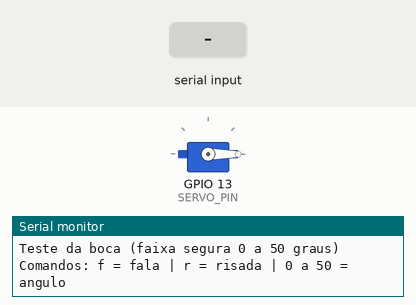
Bench run of a sketch on a simulated ESP32. Parts: servo, the last lines printed to the serial monitor. The test bench sets the inputs (shaded band). Random numbers use the default seed unless the sketch sets one.

Above: at 1.2 s.
1.3 s: "f90\n" received over Serial
At 1.65 s:
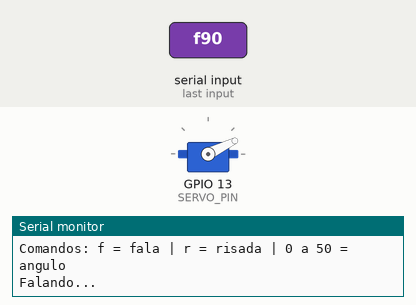
At 4.2 s:
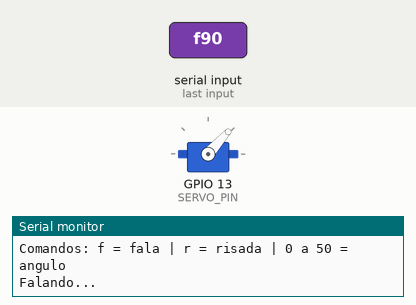
4.3 s: "f,45\n" received over Serial
7.3 s: "r90\n" received over Serial
10.3 s: "r,45\n" received over Serial
13.3 s: "r\n" received over Serial
Timing chart, 0 to 18.9 s (numbered marks = the images above; inputs shaded):
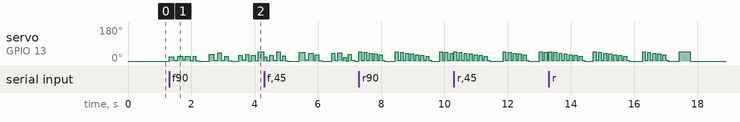

The sketch:

teste_boca.ino
```cpp
// Teste da boca do boneco — fala e risada com o servo SG90
// Monitor Serial: 115200 baud, "Nova linha".
//   f      -> fala (6 s)
//   r      -> risada (ha-ha-ha)
//   0..50  -> move a boca para esse ângulo
//   qualquer tecla durante a fala/risada interrompe
//
// SEGURANÇA: o servo nunca sai da faixa BOCA_FECHADA..BOCA_ABERTA (0 a 50°),
// para não travar a tampa da boca.

#include <ESP32Servo.h>

#define SERVO_PIN    13   // sinal (fio laranja) do SG90
#define BOCA_FECHADA 0    // ângulo com a boca fechada
#define BOCA_ABERTA  50   // ângulo máximo de abertura — NÃO passar disso

const int ANG_MIN = min(BOCA_FECHADA, BOCA_ABERTA);
const int ANG_MAX = max(BOCA_FECHADA, BOCA_ABERTA);

Servo boca;

// Único ponto que mexe no servo: sempre limita à faixa segura
void moverBoca(int angulo) {
  boca.write(constrain(angulo, ANG_MIN, ANG_MAX));
}

// Abertura de 0.0 (fechada) a 1.0 (toda aberta) -> ângulo
void abrir(float abertura) {
  moverBoca(round(BOCA_FECHADA + abertura * (BOCA_ABERTA - BOCA_FECHADA)));
}

// Espera sem travar; retorna false se chegou algo no Monitor Serial (interrompe)
bool esperar(unsigned long ms) {
  unsigned long t0 = millis();
  while (millis() - t0 < ms) {
    if (Serial.available()) return false;
    delay(2);
  }
  return true;
}

// Uma "sílaba": abre, espera, quase fecha, espera
bool silaba(float abertura, unsigned long msAberta, unsigned long msFechada) {
  abrir(abertura);
  if (!esperar(msAberta)) return false;
  abrir(random(0, 16) / 100.0);         // na fala a boca não fecha totalmente
  return esperar(msFechada);
}

// Fala: sílabas com abertura e tempo variados, com pausas entre "palavras"
void fala(unsigned long duracao) {
  Serial.println("Falando...");
  unsigned long inicio = millis();
  int silabas = 0;
  int proximaPausa = random(3, 7);
  while (millis() - inicio < duracao) {
    if (!silaba(random(40, 101) / 100.0, random(80, 180), random(60, 140))) break;
    if (++silabas >= proximaPausa) {
      abrir(0);
      if (!esperar(random(200, 450))) break;
      silabas = 0;
      proximaPausa = random(3, 7);
    }
  }
  abrir(0);
  Serial.println("Fim da fala");
}

// Risada: séries de "ha" rápidos, cada um um pouco menor, com respiração entre as séries
void risada() {
  Serial.println("Rindo...");
  for (int serie = 0; serie < 3; serie++) {
    int has = random(5, 8);
    for (int i = 0; i < has; i++) {
      float abertura = 1.0 - 0.08 * i;  // "HA ha ha ha..." vai diminuindo
      abrir(abertura);
      if (!esperar(90)) goto fim;
      abrir(0.1);
      if (!esperar(70)) goto fim;
    }
    abrir(0);
    if (!esperar(random(250, 450))) goto fim;
  }
  // "haaaa" final: abre tudo, segura e fecha
  abrir(1.0);
  esperar(350);
fim:
  abrir(0);
  Serial.println("Fim da risada");
}

void setup() {
  Serial.begin(115200);
  Serial.setTimeout(50);
  randomSeed(esp_random());

  boca.attach(SERVO_PIN, 500, 2400);
  moverBoca(BOCA_FECHADA);              // primeiro pulso já é boca fechada

  Serial.println();
  Serial.printf("Teste da boca (faixa segura %d a %d graus)\n", ANG_MIN, ANG_MAX);
  Serial.printf("Comandos: f = fala | r = risada | %d a %d = angulo\n", ANG_MIN, ANG_MAX);
}

void loop() {
  if (!Serial.available()) return;

  String linha = Serial.readStringUntil('\n');
  linha.trim();
  if (linha.length() == 0) return;

  char c = tolower(linha.charAt(0));
  if (c == 'f') { fala(6000); return; }
  if (c == 'r') { risada(); return; }

  if (isDigit(c)) {
    int ang = linha.toInt();
    if (ang < ANG_MIN || ang > ANG_MAX) {
      Serial.printf("Fora da faixa segura: use de %d a %d.\n", ANG_MIN, ANG_MAX);
      return;
    }
    moverBoca(ang);
    Serial.printf("Boca em %d graus\n", ang);
    return;
  }

  Serial.printf("Comandos: f = fala | r = risada | %d a %d = angulo\n", ANG_MIN, ANG_MAX);
}
```
